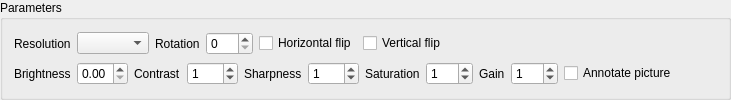
                 <widget class="QGroupBox" name="groupBox_5">
                  <property name="title">
                   <string>Parameters</string>
                  </property>
                  <layout class="QVBoxLayout" name="verticalLayout_20">
                   <item>
                    <layout class="QHBoxLayout" name="horizontalLayout_2">
                     <item>
                      <widget class="QLabel" name="label_4">
                       <property name="text">
                        <string>Resolution</string>
                       </property>
                      </widget>
                     </item>
                     <item>
                      <widget class="QComboBox" name="picture_resolution_cb">
                       <property name="accessibleName">
                        <string>picture resolution</string>
                       </property>
                      </widget>
                     </item>
                     <item>
                      <widget class="QLabel" name="label_19">
                       <property name="text">
                        <string>Rotation</string>
                       </property>
                      </widget>
                     </item>
                     <item>
                      <widget class="QSpinBox" name="picture_rotation_sb">
                       <property name="accessibleName">
                        <string>picture rotation</string>
                       </property>
                       <property name="maximum">
                        <number>180</number>
                       </property>
                       <property name="singleStep">
                        <number>180</number>
                       </property>
                      </widget>
                     </item>
                     <item>
                      <widget class="QCheckBox" name="picture_hflip_cb">
                       <property name="accessibleName">
                        <string>picture hflip</string>
                       </property>
                       <property name="text">
                        <string>Horizontal flip</string>
                       </property>
                      </widget>
                     </item>
                     <item>
                      <widget class="QCheckBox" name="picture_vflip_cb">
                       <property name="accessibleName">
                        <string>picture vflip</string>
                       </property>
                       <property name="text">
                        <string>Vertical flip</string>
                       </property>
                      </widget>
                     </item>
                     <item>
                      <spacer name="horizontalSpacer_3">
                       <property name="orientation">
                        <enum>Qt::Horizontal</enum>
                       </property>
                       <property name="sizeHint" stdset="0">
                        <size>
                         <width>40</width>
                         <height>20</height>
                        </size>
                       </property>
                      </spacer>
                     </item>
                    </layout>
                   </item>
                   <item>
                    <layout class="QHBoxLayout" name="horizontalLayout_13">
                     <item>
                      <widget class="QLabel" name="label_15">
                       <property name="text">
                        <string>Brightness</string>
                       </property>
                      </widget>
                     </item>
                     <item>
                      <widget class="QDoubleSpinBox" name="picture_brightness_sb">
                       <property name="accessibleName">
                        <string>picture brightness</string>
                       </property>
                       <property name="maximum">
                        <double>1.000000000000000</double>
                       </property>
                       <property name="singleStep">
                        <double>0.100000000000000</double>
                       </property>
                      </widget>
                     </item>
                     <item>
                      <widget class="QLabel" name="label_16">
                       <property name="text">
                        <string>Contrast</string>
                       </property>
                      </widget>
                     </item>
                     <item>
                      <widget class="QSpinBox" name="picture_contrast_sb">
                       <property name="accessibleName">
                        <string>picture contrast</string>
                       </property>
                       <property name="minimum">
                        <number>-100</number>
                       </property>
                       <property name="maximum">
                        <number>100</number>
                       </property>
                       <property name="value">
                        <number>1</number>
                       </property>
                      </widget>
                     </item>
                     <item>
                      <widget class="QLabel" name="Sharpness">
                       <property name="text">
                        <string>Sharpness</string>
                       </property>
                      </widget>
                     </item>
                     <item>
                      <widget class="QSpinBox" name="picture_sharpness_sb">
                       <property name="accessibleName">
                        <string>picture sharpness</string>
                       </property>
                       <property name="minimum">
                        <number>-100</number>
                       </property>
                       <property name="maximum">
                        <number>100</number>
                       </property>
                       <property name="value">
                        <number>1</number>
                       </property>
                      </widget>
                     </item>
                     <item>
                      <widget class="QLabel" name="label_17">
                       <property name="text">
                        <string>Saturation</string>
                       </property>
                      </widget>
                     </item>
                     <item>
                      <widget class="QSpinBox" name="picture_saturation_sb">
                       <property name="accessibleName">
                        <string>picture saturation</string>
                       </property>
                       <property name="minimum">
                        <number>0</number>
                       </property>
                       <property name="maximum">
                        <number>100</number>
                       </property>
                       <property name="value">
                        <number>1</number>
                       </property>
                      </widget>
                     </item>
                     <item>
                      <widget class="QLabel" name="label_18">
                       <property name="text">
                        <string>Gain</string>
                       </property>
                      </widget>
                     </item>
                     <item>
                      <widget class="QSpinBox" name="picture_gain_sb">
                       <property name="accessibleName">
                        <string>picture gain</string>
                       </property>
                       <property name="minimum">
                        <number>0</number>
                       </property>
                       <property name="maximum">
                        <number>100</number>
                       </property>
                       <property name="singleStep">
                        <number>1</number>
                       </property>
                       <property name="value">
                        <number>1</number>
                       </property>
                      </widget>
                     </item>
                     <item>
                      <widget class="QCheckBox" name="picture_annotation_cb">
                       <property name="accessibleName">
                        <string>picture annotation</string>
                       </property>
                       <property name="text">
                        <string>Annotate picture</string>
                       </property>
                       <property name="checkable">
                        <bool>false</bool>
                       </property>
                      </widget>
                     </item>
                     <item>
                      <spacer name="horizontalSpacer_4">
                       <property name="orientation">
                        <enum>Qt::Horizontal</enum>
                       </property>
                       <property name="sizeHint" stdset="0">
                        <size>
                         <width>40</width>
                         <height>20</height>
                        </size>
                       </property>
                      </spacer>
                     </item>
                    </layout>
                   </item>
                  </layout>
                 </widget>
